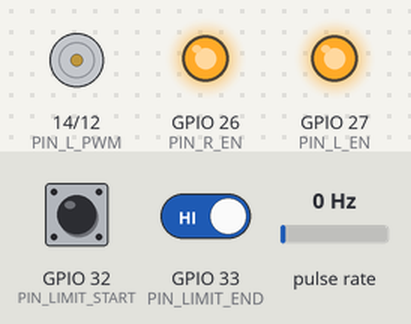
The sketch below on a simulated ESP32. On the bench: motor-driver pin pairs drawn as motors (green arrow = first pin HIGH = forward, orange = second pin HIGH = backward, longer = more drive), output pins drawn as LEDs (lit = HIGH). Wiring (inferred from the names in the program): pulse sensor: data GPIO 16. The test bench sets the inputs (shaded band); at power-on: GPIO 33 (PIN_LIMIT_END) HIGH, GPIO 32 (PIN_LIMIT_START) HIGH, pulse rate 0 Hz. What the sketch prints to the serial monitor is not drawn.

Above: at 2.7 s.
2.8 s: GPIO 33 (PIN_LIMIT_END) driven LOW
At 4.7 s:
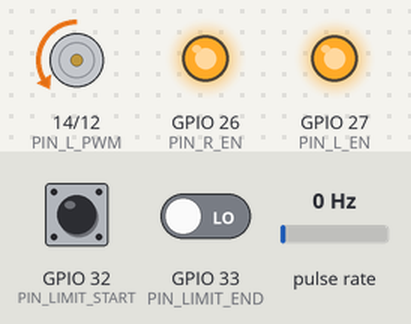
5.0 s: GPIO 33 (PIN_LIMIT_END) driven HIGH
At 6.3 s:
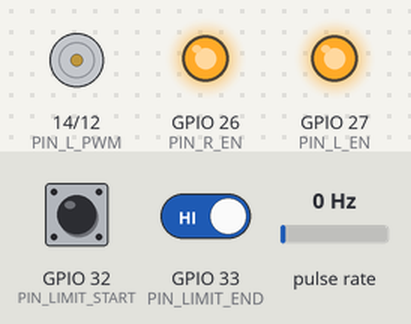
Timing chart, 0 to 8.0 s (numbered marks = the images above; inputs shaded):
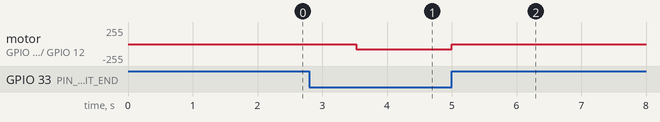

The sketch:

test_posicion_encoder.ino
```cpp
/*
 * ============================================================
 *  POSICIÓN LINEAL: Encoder HC-020K + Limit Switches
 *  Proyecto Péndulo Invertido
 * ============================================================
 *
 *  Objetivo:
 *    Medir la posición del carro móvil en centímetros dentro
 *    del rango operativo de 91 cm, usando las constantes
 *    obtenidas en la calibración del encoder IR.
 *
 *  Estrategia de dirección:
 *    El encoder HC-020K es unidireccional (no cuadratura),
 *    por lo que NO detecta dirección de giro. La dirección
 *    se infiere del comando activo del motor:
 *      - Motor ADELANTE → pulsos se SUMAN (posición crece)
 *      - Motor ATRÁS    → pulsos se RESTAN (posición decrece)
 *      - Motor DETENIDO → pulsos se ignoran (ruido/inercia)
 *    Los limit switches actúan como referencia absoluta:
 *      - LS_INICIO activado → posición = 0.00 cm
 *      - LS_FIN activado    → posición = 91.00 cm
 *
 *  Secuencia del test:
 *    1. Homing: llevar carro a posición inicio (0 cm).
 *    2. Ida: ADELANTE a PWM variable, mostrando posición.
 *    3. Al llegar a FIN, pausa y retorno.
 *    4. Vuelta: ATRÁS mostrando posición decreciente.
 *    5. Al llegar a INICIO, muestra resumen de precisión.
 *    6. Repite ciclos indefinidamente.
 *
 *  Hardware:
 *    - ESP32-WROOM-32 DevKitC
 *    - Motor DC + BTS7960 H-Bridge
 *    - Encoder HC-020K
 *    - Limit Switch XV-152-1C25 x2 (NC + Pull-Up)
 *
 *  Pines:
 *    Motor:   R_EN→GPIO 26, L_EN→GPIO 27, R_PWM→GPIO 12, L_PWM→GPIO 14
 *    Encoder: OUT→GPIO 16
 *    LS:      INICIO→GPIO 32, FIN→GPIO 33
 *
 *  Salida Serial: 115200 baud
 *
 * ============================================================
 */

#include <Arduino.h>

// ============================================================
// Pines — Motor BTS7960
// ============================================================
#define PIN_R_EN   26
#define PIN_L_EN   27
#define PIN_R_PWM  12
#define PIN_L_PWM  14

// ============================================================
// Pines — Encoder HC-020K
// ============================================================
#define PIN_ENCODER 16

// ============================================================
// Pines — Limit Switches
// ============================================================
#define PIN_LIMIT_START  32
#define PIN_LIMIT_END    33

// ============================================================
// Configuración PWM (LEDC)
// ============================================================
#define PWM_FREQ        25000
#define PWM_RESOLUTION  10      // 0-1023
#define LEDC_CH_R       0
#define LEDC_CH_L       1

// ============================================================
// CONSTANTES DE CALIBRACIÓN (obtenidas del script de calibración)
// ============================================================
#define CM_POR_PULSO        0.0504f     // cm que avanza por cada pulso
#define PULSOS_POR_CM       19.8571f    // pulsos por cada cm lineal
#define DISTANCIA_TOTAL_CM  91.0f       // recorrido operativo total
#define PULSES_PER_REV      40          // convención del proyecto

// ============================================================
// Parámetros del test
// ============================================================
#define TEST_PWM            300     // PWM para ida y vuelta
#define HOMING_PWM          300     // PWM para homing
#define PAUSE_AT_END_MS     2000    // Pausa al llegar a cada extremo
#define SERIAL_PRINT_MS     200     // Intervalo de impresión

// ============================================================
// Debounce ISR (microsegundos)
// ============================================================
#define DEBOUNCE_US 50000

// ============================================================
// Dirección del motor (usada para signo del encoder)
// ============================================================
enum MotorDir {
    DIR_STOP     = 0,
    DIR_ADELANTE = 1,   // Posición crece (hacia LS_FIN)
    DIR_ATRAS    = -1   // Posición decrece (hacia LS_INICIO)
};

// ============================================================
// Estados de la máquina
// ============================================================
enum TestState {
    ST_HOMING,          // Buscando limit switch inicio
    ST_WAIT_START,      // Pausa en inicio antes de arrancar
    ST_GOING_FWD,       // Yendo hacia FIN
    ST_WAIT_END,        // Pausa en FIN
    ST_GOING_BACK,      // Regresando a INICIO
    ST_WAIT_HOME,       // Pausa en INICIO tras vuelta
    ST_SHOW_RESULTS     // Muestra resumen de precisión del ciclo
};

// ============================================================
// Variables del encoder — posición con signo
// ============================================================
volatile uint32_t isrPulseCount = 0;
static uint32_t lastReadPulses  = 0;

// Posición en pulsos con signo (puede ser negativa si hay error)
static int32_t positionPulses = 0;

// Dirección actual del motor
static volatile MotorDir motorDirection = DIR_STOP;

// ============================================================
// Variables limit switches (ISR)
// ============================================================
volatile bool limitStartTriggered = false;
volatile bool limitEndTriggered   = false;
volatile unsigned long lastISR_start = 0;
volatile unsigned long lastISR_end   = 0;

// ============================================================
// Variables de estado
// ============================================================
TestState currentState    = ST_HOMING;
unsigned long stateEntry  = 0;
unsigned long lastPrint   = 0;

// Variables para resumen de ciclo
int32_t pulsesAtFwd       = 0;   // Pulsos acumulados al llegar a FIN
int32_t pulsesAtBack      = 0;   // Pulsos acumulados al volver a INICIO
uint32_t cycleCount       = 0;

// ============================================================
// ISR — Encoder
// ============================================================
void IRAM_ATTR encoder_isr() {
    isrPulseCount++;
}

// ============================================================
// ISR — Limit Switches
// ============================================================
void IRAM_ATTR isr_limit_start() {
    unsigned long now = micros();
    if ((now - lastISR_start) > DEBOUNCE_US) {
        limitStartTriggered = true;
        lastISR_start = now;
    }
}

void IRAM_ATTR isr_limit_end() {
    unsigned long now = micros();
    if ((now - lastISR_end) > DEBOUNCE_US) {
        limitEndTriggered = true;
        lastISR_end = now;
    }
}

// ============================================================
// Funciones del motor
// ============================================================
void motorAdelante(int pwm) {
    motorDirection = DIR_ADELANTE;
    ledcWrite(LEDC_CH_L, 0);
    ledcWrite(LEDC_CH_R, pwm);
}

void motorAtras(int pwm) {
    motorDirection = DIR_ATRAS;
    ledcWrite(LEDC_CH_R, 0);
    ledcWrite(LEDC_CH_L, pwm);
}

void motorFreno() {
    motorDirection = DIR_STOP;
    ledcWrite(LEDC_CH_R, 0);
    ledcWrite(LEDC_CH_L, 0);
}

// ============================================================
// Actualizar posición con signo a partir de pulsos ISR
//
// Lee los pulsos brutos del ISR, calcula el delta desde la
// última lectura, y suma o resta según la dirección del motor.
// Cuando el motor está detenido los pulsos se ignoran (ruido
// mecánico o inercia residual no deben alterar la posición).
// ============================================================
void updatePosition() {
    noInterrupts();
    uint32_t raw = isrPulseCount;
    interrupts();

    uint32_t delta = raw - lastReadPulses;
    lastReadPulses = raw;

    if (delta == 0) return;

    switch (motorDirection) {
        case DIR_ADELANTE:
            positionPulses += (int32_t)delta;
            break;
        case DIR_ATRAS:
            positionPulses -= (int32_t)delta;
            break;
        case DIR_STOP:
            // Ignorar pulsos mientras el motor está detenido
            break;
    }
}

// ============================================================
// Obtener posición en centímetros
// ============================================================
float getPositionCm() {
    float cm = (float)positionPulses * CM_POR_PULSO;
    // Clamp al rango operativo
    if (cm < 0.0f)              cm = 0.0f;
    if (cm > DISTANCIA_TOTAL_CM) cm = DISTANCIA_TOTAL_CM;
    return cm;
}

// ============================================================
// Resetear posición (recalibrar en limit switch)
// ============================================================
void setPositionHome() {
    noInterrupts();
    isrPulseCount = 0;
    interrupts();
    lastReadPulses  = 0;
    positionPulses  = 0;
}

void setPositionEnd() {
    int32_t expectedPulses = (int32_t)(DISTANCIA_TOTAL_CM * PULSOS_POR_CM);
    positionPulses = expectedPulses;
}

// ============================================================
// Cambiar estado
// ============================================================
void changeState(TestState s) {
    currentState = s;
    stateEntry   = millis();
}

// ============================================================
// Setup
// ============================================================
void setup() {
    Serial.begin(115200);
    delay(1500);

    // Motor — Enable
    pinMode(PIN_R_EN, OUTPUT);
    pinMode(PIN_L_EN, OUTPUT);
    digitalWrite(PIN_R_EN, HIGH);
    digitalWrite(PIN_L_EN, HIGH);

    // Motor — PWM
    ledcSetup(LEDC_CH_R, PWM_FREQ, PWM_RESOLUTION);
    ledcSetup(LEDC_CH_L, PWM_FREQ, PWM_RESOLUTION);
    ledcAttachPin(PIN_R_PWM, LEDC_CH_R);
    ledcAttachPin(PIN_L_PWM, LEDC_CH_L);
    motorFreno();

    // Encoder
    pinMode(PIN_ENCODER, INPUT);
    attachInterrupt(digitalPinToInterrupt(PIN_ENCODER), encoder_isr, RISING);

    // Limit Switches
    pinMode(PIN_LIMIT_START, INPUT_PULLUP);
    pinMode(PIN_LIMIT_END,   INPUT_PULLUP);
    attachInterrupt(digitalPinToInterrupt(PIN_LIMIT_START), isr_limit_start, RISING);
    attachInterrupt(digitalPinToInterrupt(PIN_LIMIT_END),   isr_limit_end,   RISING);

    // Header
    Serial.println("=============================================================");
    Serial.println("  POSICIÓN LINEAL: Encoder HC-020K");
    Serial.println("  Constantes: CM_POR_PULSO=0.0504 | PULSOS_POR_CM=19.8571");
    Serial.println("  Rango operativo: 0.00 — 91.00 cm");
    Serial.println("=============================================================");
    Serial.println();

    lastPrint = millis();

    // Verificar si ya está en inicio
    if (digitalRead(PIN_LIMIT_START) == HIGH) {
        Serial.println("[OK] Carro en posición de inicio.");
        setPositionHome();
        changeState(ST_WAIT_START);
    } else {
        Serial.println("[!!] Buscando posición de inicio...");
        motorAtras(HOMING_PWM);
        changeState(ST_HOMING);
    }
}

// ============================================================
// Loop
// ============================================================
void loop() {
    unsigned long now = millis();

    // Leer limit switches
    bool startActive = digitalRead(PIN_LIMIT_START) == HIGH;
    bool endActive   = digitalRead(PIN_LIMIT_END)   == HIGH;

    // Consumir flags ISR
    if (limitStartTriggered) limitStartTriggered = false;
    if (limitEndTriggered)   limitEndTriggered   = false;

    // Actualizar posición con signo
    updatePosition();

    // Recalibración automática por limit switches
    // (corrige drift acumulado del encoder)
    if (startActive && motorDirection == DIR_ATRAS) {
        if (positionPulses != 0) {
            Serial.printf("  [RECAL] LS_INICIO: posición corregida de %.2f cm a 0.00 cm\n",
                          (float)positionPulses * CM_POR_PULSO);
        }
        positionPulses = 0;
    }
    if (endActive && motorDirection == DIR_ADELANTE) {
        int32_t expected = (int32_t)(DISTANCIA_TOTAL_CM * PULSOS_POR_CM);
        if (abs(positionPulses - expected) > 2) {
            Serial.printf("  [RECAL] LS_FIN: posición corregida de %.2f cm a %.2f cm\n",
                          (float)positionPulses * CM_POR_PULSO, DISTANCIA_TOTAL_CM);
        }
        positionPulses = expected;
    }

    switch (currentState) {

    // ---------------------------------------------------------
    case ST_HOMING:
        if (startActive) {
            motorFreno();
            setPositionHome();
            Serial.println("[OK] Posición de inicio establecida: 0.00 cm");
            changeState(ST_WAIT_START);
        }
        if ((now - lastPrint) >= 500) {
            lastPrint = now;
            Serial.println("     ... buscando inicio ...");
        }
        break;

    // ---------------------------------------------------------
    case ST_WAIT_START: {
        unsigned long waited = now - stateEntry;
        if (waited >= PAUSE_AT_END_MS) {
            cycleCount++;
            Serial.println();
            Serial.printf("========== CICLO %lu: IDA (→ FIN) ==========\n", (unsigned long)cycleCount);
            Serial.printf("%-10s | %-10s | %-8s | %-12s\n",
                          "Tiempo(s)", "Posición", "Pulsos", "Dirección");
            Serial.println("----------------------------------------------");

            // Guardar pulsos antes de arrancar
            pulsesAtFwd = 0;

            motorAdelante(TEST_PWM);
            changeState(ST_GOING_FWD);
        } else if ((now - lastPrint) >= 1000) {
            lastPrint = now;
            int rem = (PAUSE_AT_END_MS - waited) / 1000 + 1;
            Serial.printf("   Inicio en %d s...\n", rem);
        }
        break;
    }

    // ---------------------------------------------------------
    case ST_GOING_FWD:
        if (endActive) {
            motorFreno();
            pulsesAtFwd = positionPulses;
            float posCm = getPositionCm();
            Serial.println();
            Serial.printf(">> LLEGÓ A FIN | Posición: %.2f cm | Pulsos: %ld\n",
                          posCm, (long)positionPulses);
            changeState(ST_WAIT_END);
            break;
        }
        if ((now - lastPrint) >= SERIAL_PRINT_MS) {
            lastPrint = now;
            float posCm  = getPositionCm();
            float elap   = (now - stateEntry) / 1000.0f;
            Serial.printf("%10.2f | %7.2f cm | %8ld | ADELANTE\n",
                          elap, posCm, (long)positionPulses);
        }
        break;

    // ---------------------------------------------------------
    case ST_WAIT_END: {
        unsigned long waited = now - stateEntry;
        if (waited >= PAUSE_AT_END_MS) {
            Serial.println();
            Serial.printf("========== CICLO %lu: VUELTA (→ INICIO) ==========\n",
                          (unsigned long)cycleCount);
            Serial.printf("%-10s | %-10s | %-8s | %-12s\n",
                          "Tiempo(s)", "Posición", "Pulsos", "Dirección");
            Serial.println("----------------------------------------------");

            motorAtras(TEST_PWM);
            changeState(ST_GOING_BACK);
        } else if ((now - lastPrint) >= 1000) {
            lastPrint = now;
            int rem = (PAUSE_AT_END_MS - waited) / 1000 + 1;
            Serial.printf("   Regreso en %d s...\n", rem);
        }
        break;
    }

    // ---------------------------------------------------------
    case ST_GOING_BACK:
        if (startActive) {
            motorFreno();
            pulsesAtBack = positionPulses;
            float posCm = getPositionCm();
            Serial.println();
            Serial.printf(">> LLEGÓ A INICIO | Posición: %.2f cm | Pulsos: %ld\n",
                          posCm, (long)positionPulses);
            changeState(ST_SHOW_RESULTS);
            break;
        }
        if ((now - lastPrint) >= SERIAL_PRINT_MS) {
            lastPrint = now;
            float posCm  = getPositionCm();
            float elap   = (now - stateEntry) / 1000.0f;
            Serial.printf("%10.2f | %7.2f cm | %8ld | ATRÁS\n",
                          elap, posCm, (long)positionPulses);
        }
        break;

    // ---------------------------------------------------------
    case ST_SHOW_RESULTS: {
        float cmAtFwd  = (float)pulsesAtFwd  * CM_POR_PULSO;
        float cmAtBack = (float)pulsesAtBack * CM_POR_PULSO;
        float errorFwd = cmAtFwd - DISTANCIA_TOTAL_CM;
        float errorBack = cmAtBack;  // Debería ser 0

        Serial.println();
        Serial.println("╔════════════════════════════════════════════════╗");
        Serial.printf( "║  RESUMEN CICLO %lu                              ║\n", (unsigned long)cycleCount);
        Serial.println("╠════════════════════════════════════════════════╣");
        Serial.printf( "║  Pos. medida en FIN:    %7.2f cm              ║\n", cmAtFwd);
        Serial.printf( "║  Pos. esperada en FIN:  %7.2f cm              ║\n", DISTANCIA_TOTAL_CM);
        Serial.printf( "║  Error en FIN:          %+7.2f cm              ║\n", errorFwd);
        Serial.println("║                                                ║");
        Serial.printf( "║  Pos. medida en INICIO: %7.2f cm              ║\n", cmAtBack);
        Serial.printf( "║  Pos. esperada INICIO:  %7.2f cm              ║\n", 0.0f);
        Serial.printf( "║  Error en INICIO:       %+7.2f cm              ║\n", errorBack);
        Serial.println("║                                                ║");
        Serial.printf( "║  Pulsos ida:            %7ld                  ║\n", (long)pulsesAtFwd);
        Serial.printf( "║  Pulsos vuelta (neto):  %7ld                  ║\n", (long)pulsesAtBack);
        Serial.printf( "║  Drift acumulado:       %7ld pulsos           ║\n", (long)pulsesAtBack);
        Serial.println("╚════════════════════════════════════════════════╝");
        Serial.println();

        // Resetear posición en home para el siguiente ciclo
        setPositionHome();
        changeState(ST_WAIT_START);
        break;
    }
    }
}
```

Measured:
- after the input at 2.8 s, motor on GPIO 14 (PIN_L_PWM) / GPIO 12 (PIN_R_PWM): stopped → backward 75/255 after 0.73 s
- after the input at 5.0 s, motor on GPIO 14 (PIN_L_PWM) / GPIO 12 (PIN_R_PWM): backward 75/255 → stopped at once
